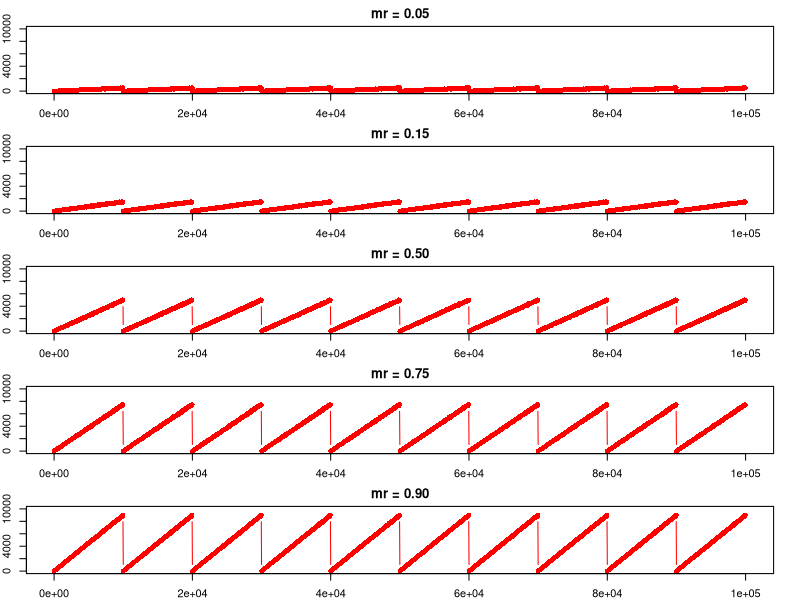

Here is the R script that generated this plot:
## ---- chunk 1
poploop <- seq(10, 100000, by = 50)

mr1 <- 0.05
mr1out <- c()
mr2 <- 0.15
mr2out <- c()
mr3 <- 0.5
mr3out <- c()
mr4 <- 0.75
mr4out <- c()
mr5 <- 0.9
mr5out <- c()

for(i in 1:200){
  mr1out[i] <- rbinom(n = 1, size = poploop[i], prob = mr1)
  mr2out[i] <- rbinom(n = 1, size = poploop[i], prob = mr2)
  mr3out[i] <- rbinom(n = 1, size = poploop[i], prob = mr3)
  mr4out[i] <- rbinom(n = 1, size = poploop[i], prob = mr4)
  mr5out[i] <- rbinom(n = 1, size = poploop[i], prob = mr5)
}

mr1_plot <- data.frame(popsize = poploop, out = mr1out)
mr2_plot <- data.frame(popsize = poploop, out = mr2out)
mr3_plot <- data.frame(popsize = poploop, out = mr3out)
mr4_plot <- data.frame(popsize = poploop, out = mr4out)
mr5_plot <- data.frame(popsize = poploop, out = mr5out)

par(mfrow = c(5, 1), mar=c(2,2,2,2))
plot(x = mr1_plot$popsize, y = mr1_plot$out, col = "red", pch = 16, type = "b",
     xlab = "Population Size",  ylab = "Maturation", main="mr = 0.05", xlim = c(0, 100050), ylim = c(0, 10000))
plot(x = mr2_plot$popsize, y = mr2_plot$out, col = "red", pch = 16, type = "b",
     xlab = "Population Size",  ylab = "Maturation", main="mr = 0.15", xlim = c(0, 100050), ylim = c(0, 10000))
plot(x = mr3_plot$popsize, y = mr3_plot$out, col = "red", pch = 16, type = "b",
     xlab = "Population Size",  ylab = "Maturation", main="mr = 0.50", xlim = c(0, 100050), ylim = c(0, 10000))
plot(x = mr4_plot$popsize, y = mr4_plot$out, col = "red", pch = 16, type = "b",
     xlab = "Population Size", ylab = "Maturation", main="mr = 0.75", xlim = c(0, 100050), ylim = c(0, 10000))
plot(x = mr5_plot$popsize, y = mr5_plot$out, col = "red", pch = 16, type = "b",
     xlab = "Population Size", ylab = "Maturation", main="mr = 0.90", xlim = c(0, 100050), ylim = c(0, 10000))

